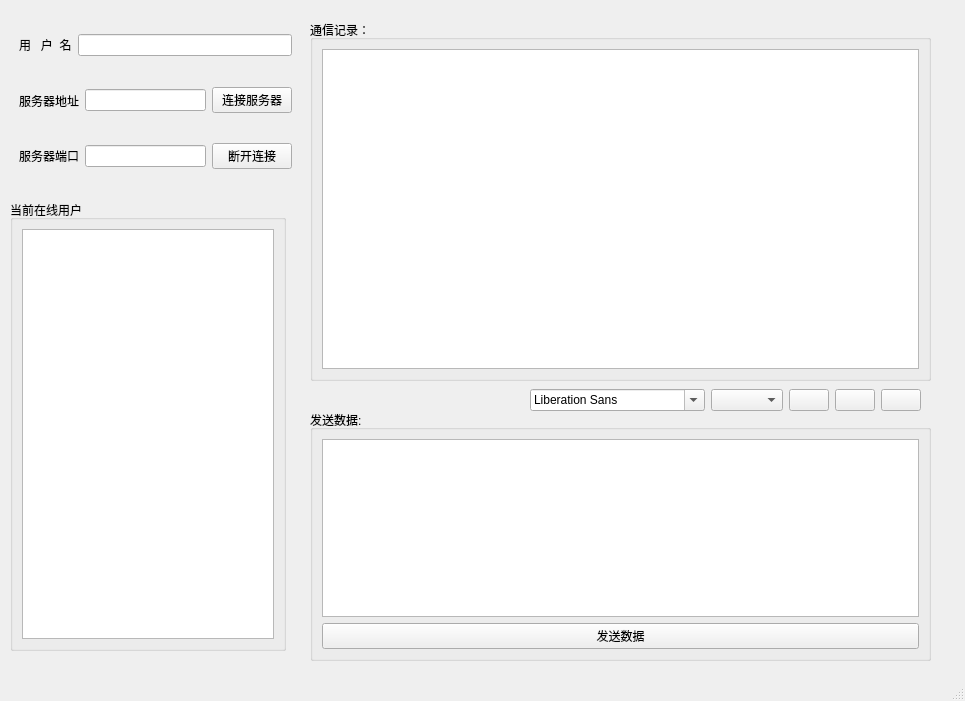
<?xml version="1.0" encoding="UTF-8"?>
<ui version="4.0">
 <class>MainWindow</class>
 <widget class="QMainWindow" name="MainWindow">
  <property name="geometry">
   <rect>
    <x>0</x>
    <y>0</y>
    <width>965</width>
    <height>701</height>
   </rect>
  </property>
  <property name="windowTitle">
   <string>MainWindow</string>
  </property>
  <widget class="QWidget" name="centralwidget">
   <widget class="QWidget" name="widget_3" native="true">
    <property name="geometry">
     <rect>
      <x>10</x>
      <y>20</y>
      <width>291</width>
      <height>161</height>
     </rect>
    </property>
    <layout class="QVBoxLayout" name="verticalLayout">
     <item>
      <widget class="QWidget" name="widget_4" native="true">
       <layout class="QHBoxLayout" name="horizontalLayout_3">
        <item>
         <widget class="QLabel" name="label_3">
          <property name="text">
           <string>用   户  名</string>
          </property>
         </widget>
        </item>
        <item>
         <widget class="QLineEdit" name="name">
          <property name="text">
           <string/>
          </property>
         </widget>
        </item>
       </layout>
      </widget>
     </item>
     <item>
      <widget class="QWidget" name="widget" native="true">
       <layout class="QHBoxLayout" name="horizontalLayout">
        <item>
         <widget class="QLabel" name="label">
          <property name="text">
           <string>服务器地址</string>
          </property>
         </widget>
        </item>
        <item>
         <widget class="QLineEdit" name="ip"/>
        </item>
        <item>
         <widget class="QPushButton" name="startButton">
          <property name="text">
           <string>连接服务器</string>
          </property>
         </widget>
        </item>
       </layout>
      </widget>
     </item>
     <item>
      <widget class="QWidget" name="widget_2" native="true">
       <layout class="QHBoxLayout" name="horizontalLayout_2">
        <item>
         <widget class="QLabel" name="label_2">
          <property name="text">
           <string>服务器端口</string>
          </property>
         </widget>
        </item>
        <item>
         <widget class="QLineEdit" name="port"/>
        </item>
        <item>
         <widget class="QPushButton" name="pushButton_2">
          <property name="text">
           <string>断开连接</string>
          </property>
         </widget>
        </item>
       </layout>
      </widget>
     </item>
    </layout>
   </widget>
   <widget class="QGroupBox" name="groupBox">
    <property name="geometry">
     <rect>
      <x>310</x>
      <y>20</y>
      <width>621</width>
      <height>361</height>
     </rect>
    </property>
    <property name="title">
     <string>通信记录：</string>
    </property>
    <layout class="QVBoxLayout" name="verticalLayout_3">
     <item>
      <widget class="QTextBrowser" name="record"/>
     </item>
    </layout>
   </widget>
   <widget class="QGroupBox" name="groupBox_2">
    <property name="geometry">
     <rect>
      <x>310</x>
      <y>410</y>
      <width>621</width>
      <height>251</height>
     </rect>
    </property>
    <property name="title">
     <string>发送数据:</string>
    </property>
    <layout class="QVBoxLayout" name="verticalLayout_2">
     <item>
      <widget class="QTextEdit" name="sendMessage"/>
     </item>
     <item>
      <widget class="QPushButton" name="sendButton">
       <property name="text">
        <string>发送数据</string>
       </property>
      </widget>
     </item>
    </layout>
   </widget>
   <widget class="QGroupBox" name="groupBox_3">
    <property name="geometry">
     <rect>
      <x>10</x>
      <y>200</y>
      <width>276</width>
      <height>451</height>
     </rect>
    </property>
    <property name="title">
     <string>当前在线用户</string>
    </property>
    <layout class="QVBoxLayout" name="verticalLayout_4">
     <item>
      <widget class="QTextBrowser" name="user"/>
     </item>
    </layout>
   </widget>
   <widget class="QWidget" name="widget_5" native="true">
    <property name="geometry">
     <rect>
      <x>530</x>
      <y>380</y>
      <width>391</width>
      <height>41</height>
     </rect>
    </property>
    <layout class="QHBoxLayout" name="horizontalLayout_4">
     <item>
      <widget class="QFontComboBox" name="fontComboBox"/>
     </item>
     <item>
      <widget class="QComboBox" name="comboBox"/>
     </item>
     <item>
      <widget class="QPushButton" name="B">
       <property name="text">
        <string/>
       </property>
       <property name="icon">
        <iconset resource="png.qrc">
         <normaloff>:/resource/B.png</normaloff>:/resource/B.png</iconset>
       </property>
      </widget>
     </item>
     <item>
      <widget class="QPushButton" name="I">
       <property name="text">
        <string/>
       </property>
       <property name="icon">
        <iconset resource="png.qrc">
         <normaloff>:/resource/I.png</normaloff>:/resource/I.png</iconset>
       </property>
      </widget>
     </item>
     <item>
      <widget class="QPushButton" name="U">
       <property name="text">
        <string/>
       </property>
       <property name="icon">
        <iconset resource="png.qrc">
         <normaloff>:/resource/U.png</normaloff>:/resource/U.png</iconset>
       </property>
      </widget>
     </item>
    </layout>
   </widget>
  </widget>
  <widget class="QMenuBar" name="menubar">
   <property name="geometry">
    <rect>
     <x>0</x>
     <y>0</y>
     <width>965</width>
     <height>21</height>
    </rect>
   </property>
  </widget>
  <widget class="QStatusBar" name="statusbar"/>
 </widget>
 <resources>
  <include location="png.qrc"/>
 </resources>
 <connections/>
</ui>
